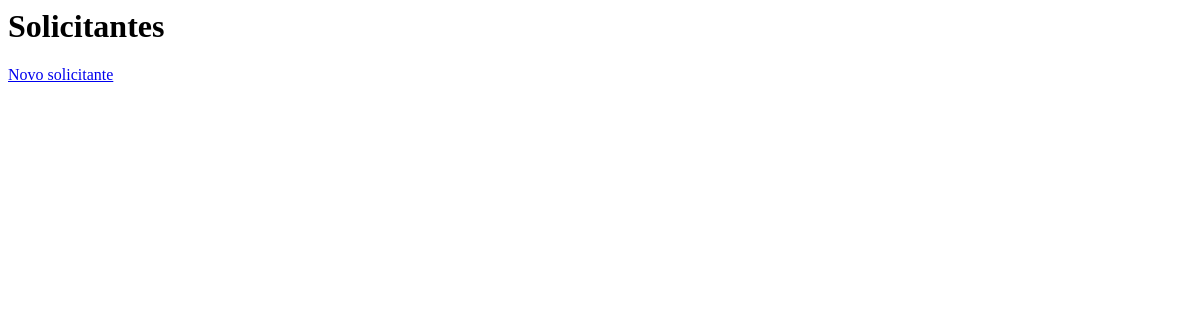
/desafio/, run on an earlier commit of the app's database.
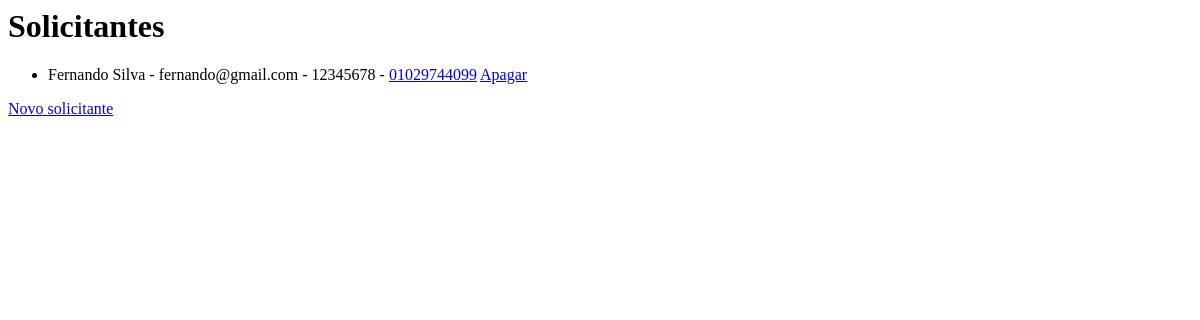
And on a later commit of the database.
### desafio/models.py (models this page shows, shortened)
class Solicitante(models.Model):
    nome = models.CharField(max_length=100)
    email = models.CharField(max_length=50)
    cpf = models.CharField(max_length=11, unique=True)
    telefone = models.CharField(max_length=11)

### desafio/views.py (the view)
def solicitante_list(request, template_name='solicitante_list.html'):
    solicitantes = Solicitante.objects.all()
    data = {}
    data['object_list'] = solicitantes
    return render(request, template_name, data)

### desafio/templates/solicitante_list.html
<h1>Solicitantes</h1>
<ul>
    {% for solicitante in object_list %}
    <li>{{ solicitante.nome }} - {{ solicitante.email }} - {{ solicitante.telefone }} -
    <a href="{% url "solicitante_edit" solicitante.id %}">{{ solicitante.cpf }}</a>
    <a href="{% url "solicitante_delete" solicitante.id %}">Apagar</a>
    </li>
    {% endfor %}
</ul>
<a href="{% url "solicitante_new" %}">Novo solicitante</a>

What changed in the data, as far as the page shows it:
added Solicitante: nome "Fernando Silva", email "fernando@gmail.com", telefone "12345678", cpf "01029744099"
